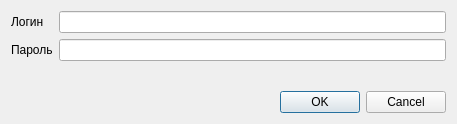
<?xml version="1.0" encoding="UTF-8"?>
<ui version="4.0">
 <class>AuthDialog</class>
 <widget class="QDialog" name="AuthDialog">
  <property name="geometry">
   <rect>
    <x>0</x>
    <y>0</y>
    <width>457</width>
    <height>124</height>
   </rect>
  </property>
  <property name="windowTitle">
   <string>Авторизация</string>
  </property>
  <property name="modal">
   <bool>true</bool>
  </property>
  <layout class="QVBoxLayout" name="verticalLayout">
   <item>
    <layout class="QGridLayout" name="gridLayout">
     <item row="0" column="0">
      <widget class="QLabel" name="label">
       <property name="text">
        <string>Логин</string>
       </property>
      </widget>
     </item>
     <item row="0" column="1">
      <widget class="QLineEdit" name="loginLineEdit"/>
     </item>
     <item row="1" column="0">
      <widget class="QLabel" name="label_2">
       <property name="text">
        <string>Пароль</string>
       </property>
      </widget>
     </item>
     <item row="1" column="1">
      <widget class="QLineEdit" name="passwordLineEdit">
       <property name="echoMode">
        <enum>QLineEdit::Password</enum>
       </property>
      </widget>
     </item>
    </layout>
   </item>
   <item>
    <spacer name="verticalSpacer">
     <property name="orientation">
      <enum>Qt::Vertical</enum>
     </property>
     <property name="sizeHint" stdset="0">
      <size>
       <width>20</width>
       <height>40</height>
      </size>
     </property>
    </spacer>
   </item>
   <item>
    <widget class="QDialogButtonBox" name="buttonBox">
     <property name="orientation">
      <enum>Qt::Horizontal</enum>
     </property>
     <property name="standardButtons">
      <set>QDialogButtonBox::Cancel|QDialogButtonBox::Ok</set>
     </property>
    </widget>
   </item>
  </layout>
 </widget>
 <resources/>
 <connections>
  <connection>
   <sender>buttonBox</sender>
   <signal>accepted()</signal>
   <receiver>AuthDialog</receiver>
   <slot>accept()</slot>
   <hints>
    <hint type="sourcelabel">
     <x>248</x>
     <y>254</y>
    </hint>
    <hint type="destinationlabel">
     <x>157</x>
     <y>274</y>
    </hint>
   </hints>
  </connection>
  <connection>
   <sender>buttonBox</sender>
   <signal>rejected()</signal>
   <receiver>AuthDialog</receiver>
   <slot>reject()</slot>
   <hints>
    <hint type="sourcelabel">
     <x>316</x>
     <y>260</y>
    </hint>
    <hint type="destinationlabel">
     <x>286</x>
     <y>274</y>
    </hint>
   </hints>
  </connection>
 </connections>
</ui>
